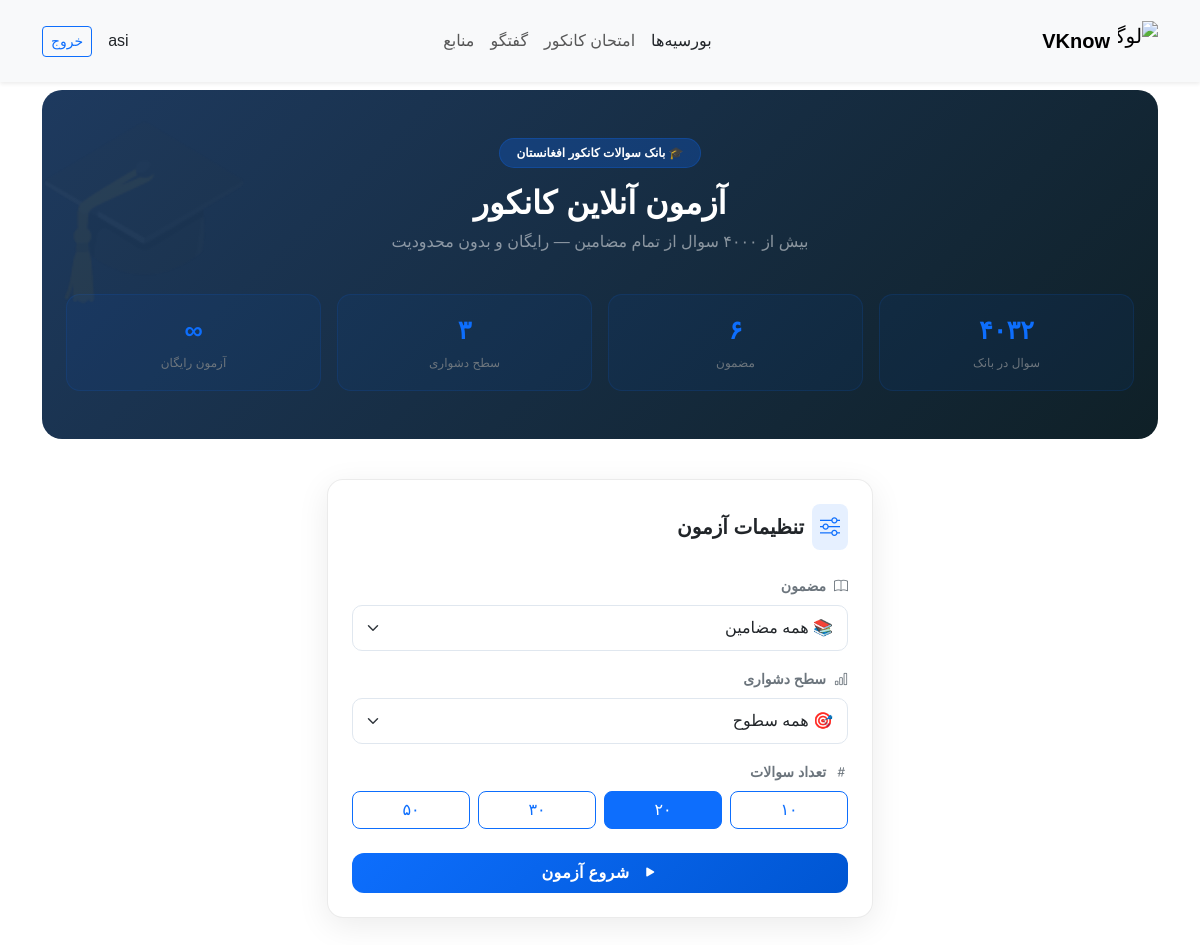
The page /test/ (signed in) on the database as committed earlier.
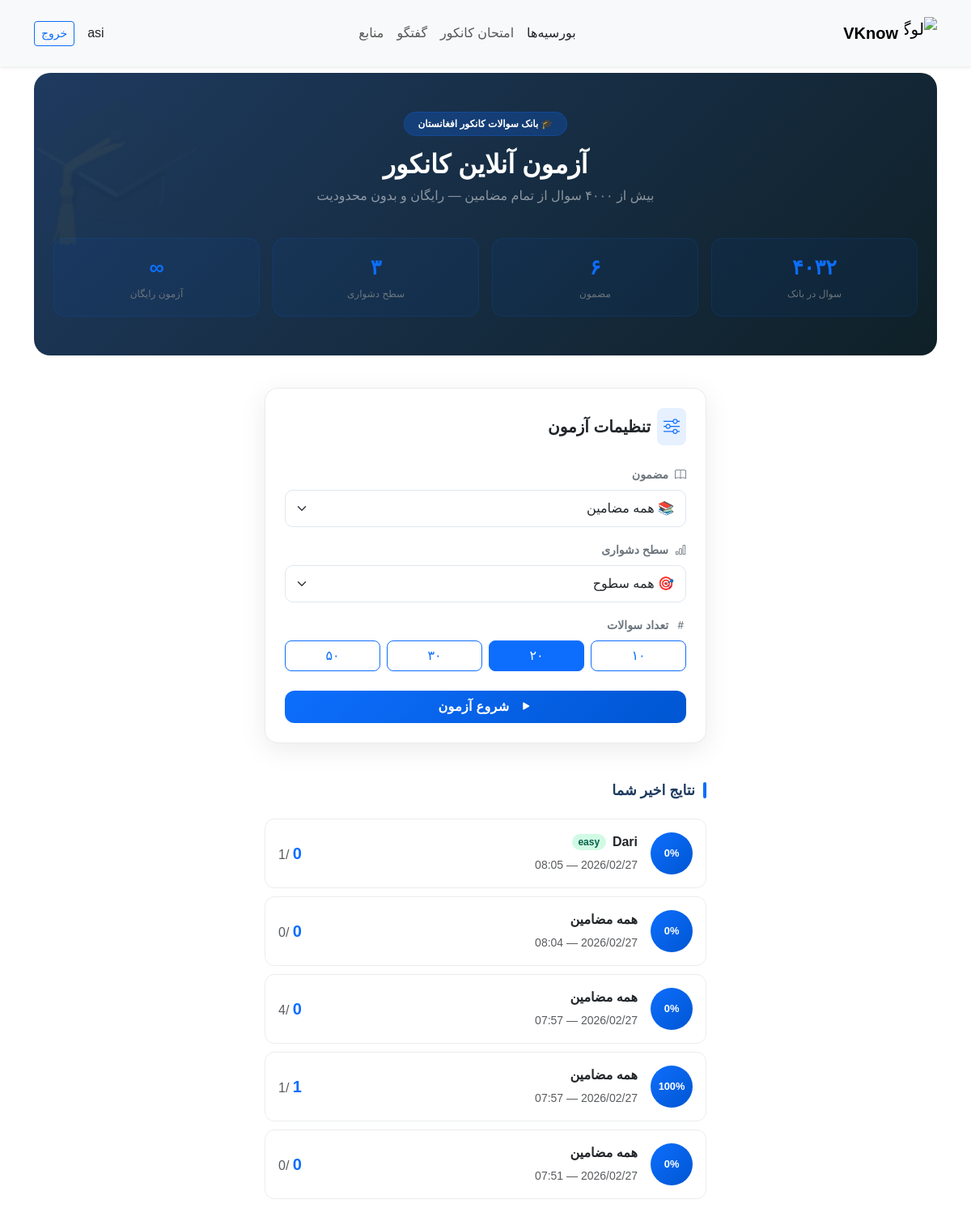
The same page on the database as committed later.
### kankoor_app/models.py (models this page shows, shortened)
class TestResult(models.Model):
    user = models.ForeignKey(User, on_delete=models.CASCADE, related_name='test_results')
    subject = models.CharField(max_length=50)
    difficulty = models.CharField(max_length=10, blank=True)
    score = models.IntegerField()
    total = models.IntegerField()
    taken_at = models.DateTimeField(auto_now_add=True)
    def percentage(self):
        if self.total == 0:
            return 0
        return round((self.score / self.total) * 100)

### kankoor_app/views.py (the view)
# urls.py: path('', views.kankor_home, name='kankoor_home'),
@login_required
def kankor_home(request):
    subjects = Question.objects.values_list('subject', flat=True).distinct()
    recent_results = TestResult.objects.filter(user=request.user).order_by('-taken_at')[:5]
    return render(request, 'kankoor_app/kankoor_home.html', {
        'subjects': subjects,
        'recent_results': recent_results,
    })

### kankoor_app/templates/kankoor_app/kankoor_home.html (shortened to what this page needs)
{% include "includes/header.html" %}
{% load static %}
<link rel="stylesheet" href="{% static 'kankoor_app/home.css' %}">
{% block content %}
<div class="container py-2" dir="rtl">
  <div class="kankor-hero text-white text-center fade-up">
    <span class="badge bg-primary bg-opacity-25 text-white border border-primary border-opacity-25 mb-3 px-3 py-2 rounded-pill">
      🎓 بانک سوالات کانکور افغانستان
    </span>
    <h1 class="fw-bold fs-2 mb-2">آزمون آنلاین کانکور</h1>
    <p class="text-white-50 mb-4">بیش از ۴۰۰۰ سوال از تمام مضامین — رایگان و بدون محدودیت</p>
    <div class="row g-3 justify-content-center mt-2">
      <div class="col-6 col-md-3">
        <div class="stat-card">
          <span class="stat-number">۴۰۳۲</span>
          <span class="stat-label">سوال در بانک</span>
        </div>
      </div>
      <div class="col-6 col-md-3">
        <div class="stat-card">
          <span class="stat-number">۶</span>
          <span class="stat-label">مضمون</span>
        </div>
      </div>
      <div class="col-6 col-md-3">
        <div class="stat-card">
          <span class="stat-number">۳</span>
          <span class="stat-label">سطح دشواری</span>
        </div>
      </div>
      <div class="col-6 col-md-3">
        <div class="stat-card">
          <span class="stat-number">∞</span>
          <span class="stat-label">آزمون رایگان</span>
        </div>
      </div>
    </div>
  </div>
  <div class="row justify-content-center fade-up delay-1">
    <div class="col-12 col-md-8 col-lg-6">
      <div class="card setup-card p-4">
        <div class="d-flex align-items-center gap-2 mb-4">
          <div class="bg-primary bg-opacity-10 rounded-3 p-2">
            <i class="bi bi-sliders text-primary fs-5"></i>
          </div>
          <h5 class="mb-0 fw-bold text-dark">تنظیمات آزمون</h5>
        </div>
        <form action="{% url 'kankoor_app:start_test' %}" method="get">
          <div class="mb-3">
            <label class="form-label fw-semibold text-secondary small">
              <i class="bi bi-book me-1"></i> مضمون
            </label>
            <select name="subject" class="form-select">
              <option value="">📚 همه مضامین</option>
            </select>
          </div>
          <div class="mb-3">
            <label class="form-label fw-semibold text-secondary small">
              <i class="bi bi-bar-chart me-1"></i> سطح دشواری
            </label>
            <select name="difficulty" class="form-select">
              <option value="">🎯 همه سطوح</option>
            </select>
          </div>
          <div class="mb-4">
            <label class="form-label fw-semibold text-secondary small">
              <i class="bi bi-hash me-1"></i> تعداد سوالات
            </label>
            <div class="row g-2">
              <div class="col-3">
                <label class="btn btn-outline-primary w-100 rounded-3" for="c10">۱۰</label>
              </div>
              <div class="col-3">
                <label class="btn btn-outline-primary w-100 rounded-3" for="c20">۲۰</label>
              </div>
              <div class="col-3">
                <label class="btn btn-outline-primary w-100 rounded-3" for="c30">۳۰</label>
              </div>
              <div class="col-3">
                <label class="btn btn-outline-primary w-100 rounded-3" for="c50">۵۰</label>
              </div>
            </div>
          </div>
          <button type="submit" class="btn btn-start btn-primary w-100 text-white py-2">
            <i class="bi bi-play-fill me-2"></i> شروع آزمون
          </button>
        </form>
      </div>
    </div>
  </div>
  {% if recent_results %}
  <div class="row justify-content-center mt-5 fade-up delay-2">
    <div class="col-12 col-md-8 col-lg-6">
      <h5 class="section-title mb-4">نتایج اخیر شما</h5>
      {% for result in recent_results %}
      <div class="list-group-item result-item d-flex align-items-center gap-3 p-3">
        <div class="score-circle">
          {{ result.percentage }}%
        </div>
        <div class="flex-grow-1">
          <div class="d-flex align-items-center gap-2 mb-1">
            <span class="fw-semibold text-dark">{{ result.subject }}</span>
            {% if result.difficulty %}
            <span class="badge rounded-pill badge-{{ result.difficulty }} small">
              {{ result.difficulty }}
            </span>
            {% endif %}
          </div>
          <small class="text-muted">{{ result.taken_at|date:"Y/m/d — H:i" }}</small>
        </div>
        <div class="text-end">
          <span class="fw-bold fs-5 text-primary">{{ result.score }}</span>
          <span class="text-muted">/{{ result.total }}</span>
        </div>
      </div>
      {% endfor %}
    </div>
  </div>
  {% endif %}
</div>
{% endblock %}

### templates/includes/header.html (shortened to what this page needs)
{% include 'includes/base.html' %} {% load static %} {% block content %}
<nav
  class="navbar navbar-expand-lg navbar-light bg-light shadow-sm sticky-top d-none d-lg-flex"
>
  <div class="container py-2">
    <a class="navbar-brand d-flex align-items-center" href="">
      <img
        src="{% static 'images/logo.png' %}"
        alt="لوگو"
        width="40"
        height="40"
        class="me-2 img-fluid"
      />
      <span class="fw-bold">VKnow</span>
    </a>
    <ul class="navbar-nav mx-auto">
      <li class="nav-item">
        <a
          class="nav-link {% if request.resolver_match.url_name == 'scholarships_page' %}text-primary fw-semibold{% else %}text-dark{% endif %}"
          href="{% url 'scholarship_app:scholarships'%}">
          بورسیه‌ها
        </a>
      </li>
      <li class="nav-item">
        <a class="nav-link" href="{% url 'kankoor_app:kankoor_home'%}">امتحان کانکور</a>
      </li>
      <li class="nav-item">
        <a class="nav-link" href="{% url 'discussion_app:list'%}">گفتگو</a>
      </li>
      <li class="nav-item">
        <a class="nav-link" href="{% url 'resources_app:resources'%}">منابع</a>
      </li>
    </ul>
    <div class="d-flex align-items-center">
      {% if user.is_authenticated %}
      <a href="{% url 'account_app:dashboard' %}"" class="nav-link me-3">
        {{ request.user.username }}
      </a>
      <a href="{% url 'account_app:logout_user' %}" class="btn btn-outline-primary btn-sm">خروج</a>
      {% endif %}
    </div>
  </div>
</nav>
{% endblock content %}

### templates/includes/base.html (shortened to what this page needs)
{% load static %}
<!DOCTYPE html>
<html lang="fa" dir="rtl">
<head>
    <link href="https://cdn.jsdelivr.net/npm/bootstrap@5.3.3/dist/css/bootstrap.rtl.min.css" rel="stylesheet">
    <link rel="stylesheet" href="https://cdnjs.cloudflare.com/ajax/libs/font-awesome/6.4.0/css/all.min.css"/>
    <link href="https://cdn.jsdelivr.net/npm/bootstrap-icons@1.11.3/font/bootstrap-icons.css" rel="stylesheet">
    <link rel="stylesheet" href="https://cdn.jsdelivr.net/gh/rastikerdar/vazirmatn@v33.003/Vazirmatn-font-face.css">
    <script src="https://cdn.jsdelivr.net/npm/@tailwindcss/browser@4"></script>
    <link rel="stylesheet" href="{% static 'styles.css' %}">
    <link rel="stylesheet" href="https://cdnjs.cloudflare.com/ajax/libs/KaTeX/0.16.9/katex.min.css">
</head>
<body>
</body>
</html>

### static/styles.css (style rules this page uses)
body { padding-bottom: 70px; }

### kankoor_app/static/kankoor_app/home.css (style rules this page uses)
body { font-family: 'Vazirmatn', sans-serif; }
.kankor-hero { background: linear-gradient(135deg, #1e3a5f 0%, #0f2027 100%); border-radius: 20px; padding: 48px 24px; margin-bottom: 40px; position: relative; overflow: hidden; }
.kankor-hero::before { content: '🎓'; position: absolute; font-size: 180px; opacity: 0.05; top: -20px; left: -10px; pointer-events: none; }
.setup-card { border-radius: 16px !important; border: 1px solid rgba(0,0,0,0.08) !important; box-shadow: 0 8px 32px rgba(0,0,0,0.08) !important; transition: box-shadow 0.3s; }
.form-select { border-radius: 10px; border: 1.5px solid #e0e7ef; padding: 10px 14px; font-family: 'Vazirmatn', sans-serif; transition: border-color 0.2s, box-shadow 0.2s; }
.btn-start { background: linear-gradient(135deg, #0d6efd, #0056d2); border: none; border-radius: 12px; font-family: 'Vazirmatn', sans-serif; font-weight: 700; font-size: 1rem; padding: 13px; letter-spacing: 0.02em; transition: all 0.3s; position: relative; overflow: hidden; }
.stat-card { background: rgba(13,110,253,0.06); border: 1px solid rgba(13,110,253,0.12); border-radius: 14px; padding: 16px; text-align: center; transition: all 0.2s; }
.stat-number { font-size: 1.6rem; font-weight: 800; color: #0d6efd; display: block; }
.stat-label { font-size: 0.75rem; color: #6c757d; }
.result-item { border-radius: 12px !important; border: 1.5px solid #e9ecef !important; margin-bottom: 10px; transition: all 0.2s; }
.score-circle { width: 52px; height: 52px; border-radius: 50%; background: linear-gradient(135deg, #0d6efd, #0056d2); color: white; display: flex; align-items: center; justify-content: center; font-weight: 700; font-size: 0.8rem; flex-shrink: 0; }
.badge-easy { background: #d1fae5; color: #065f46; }
.section-title { font-weight: 700; font-size: 1.1rem; color: #1e3a5f; position: relative; padding-right: 14px; }
.section-title::before { content: ''; position: absolute; right: 0; top: 50%; transform: translateY(-50%); width: 4px; height: 20px; background: #0d6efd; border-radius: 2px; }
.fade-up { animation: fadeUp 0.5s ease forwards; }
.delay-1 { animation-delay: 0.1s; opacity: 0; }
.delay-2 { animation-delay: 0.2s; opacity: 0; }

Rows that differ between the two databases and show on the page:
added TestResult: percentage "0", subject "Dari", difficulty "easy", taken_at "2026/02/27 — 08:05", score "0", total "1"
added TestResult: percentage "0", subject "همه مضامین", taken_at "2026/02/27 — 08:04", score "0", total "0"
added TestResult: percentage "0", subject "همه مضامین", taken_at "2026/02/27 — 07:57", score "0", total "4"
added TestResult: percentage "100", subject "همه مضامین", taken_at "2026/02/27 — 07:57", score "1", total "1"
added TestResult: percentage "0", subject "همه مضامین", taken_at "2026/02/27 — 07:51", score "0", total "0"
Other text that changed with them:
text now shown: "نتایج اخیر شما"
